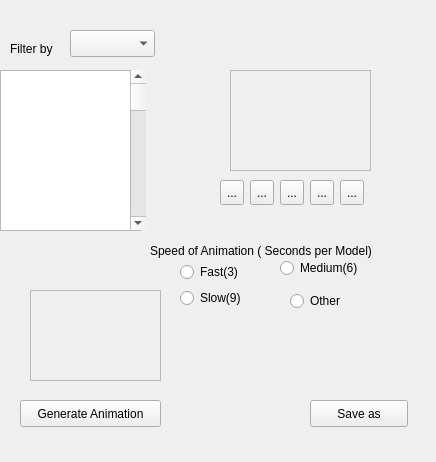
<?xml version="1.0" encoding="UTF-8"?>
<ui version="4.0">
 <class>AnimatorWindow</class>
 <widget class="QDockWidget" name="AnimatorWindow">
  <property name="windowModality">
   <enum>Qt::NonModal</enum>
  </property>
  <property name="geometry">
   <rect>
    <x>0</x>
    <y>0</y>
    <width>436</width>
    <height>462</height>
   </rect>
  </property>
  <property name="accessibleName">
   <string>VSeT - Animator</string>
  </property>
  <property name="floating">
   <bool>true</bool>
  </property>
  <property name="allowedAreas">
   <set>Qt::NoDockWidgetArea</set>
  </property>
  <property name="windowTitle">
   <string>VSeT - Animator</string>
  </property>
  <widget class="QWidget" name="dockWidgetContents">
   <widget class="QComboBox" name="comboBox">
    <property name="geometry">
     <rect>
      <x>70</x>
      <y>30</y>
      <width>85</width>
      <height>27</height>
     </rect>
    </property>
   </widget>
   <widget class="QFrame" name="frame">
    <property name="geometry">
     <rect>
      <x>230</x>
      <y>70</y>
      <width>141</width>
      <height>101</height>
     </rect>
    </property>
    <property name="frameShape">
     <enum>QFrame::StyledPanel</enum>
    </property>
    <property name="frameShadow">
     <enum>QFrame::Raised</enum>
    </property>
   </widget>
   <widget class="QToolButton" name="toolButton">
    <property name="geometry">
     <rect>
      <x>340</x>
      <y>180</y>
      <width>24</width>
      <height>25</height>
     </rect>
    </property>
    <property name="text">
     <string>...</string>
    </property>
   </widget>
   <widget class="QToolButton" name="actionStop">
    <property name="geometry">
     <rect>
      <x>310</x>
      <y>180</y>
      <width>24</width>
      <height>25</height>
     </rect>
    </property>
    <property name="text">
     <string>...</string>
    </property>
    <property name="icon">
     <iconset>
      <normaloff>stop.png</normaloff>stop.png</iconset>
    </property>
   </widget>
   <widget class="QToolButton" name="actionFFW">
    <property name="geometry">
     <rect>
      <x>280</x>
      <y>180</y>
      <width>24</width>
      <height>25</height>
     </rect>
    </property>
    <property name="text">
     <string>...</string>
    </property>
    <property name="icon">
     <iconset>
      <normaloff>stepfw.png</normaloff>stepfw.png</iconset>
    </property>
   </widget>
   <widget class="QToolButton" name="actionPlay">
    <property name="geometry">
     <rect>
      <x>250</x>
      <y>180</y>
      <width>24</width>
      <height>25</height>
     </rect>
    </property>
    <property name="text">
     <string>...</string>
    </property>
    <property name="icon">
     <iconset>
      <normaloff>play.png</normaloff>play.png</iconset>
    </property>
   </widget>
   <widget class="QToolButton" name="actionRew">
    <property name="geometry">
     <rect>
      <x>220</x>
      <y>180</y>
      <width>24</width>
      <height>25</height>
     </rect>
    </property>
    <property name="text">
     <string>...</string>
    </property>
    <property name="icon">
     <iconset>
      <normaloff>stepbw.png</normaloff>stepbw.png</iconset>
    </property>
   </widget>
   <widget class="QLabel" name="label">
    <property name="geometry">
     <rect>
      <x>10</x>
      <y>40</y>
      <width>67</width>
      <height>17</height>
     </rect>
    </property>
    <property name="text">
     <string>Filter by</string>
    </property>
   </widget>
   <widget class="QPushButton" name="actionSave">
    <property name="geometry">
     <rect>
      <x>310</x>
      <y>400</y>
      <width>98</width>
      <height>27</height>
     </rect>
    </property>
    <property name="text">
     <string>Save as</string>
    </property>
   </widget>
   <widget class="QPushButton" name="actionAnimation">
    <property name="geometry">
     <rect>
      <x>20</x>
      <y>400</y>
      <width>141</width>
      <height>27</height>
     </rect>
    </property>
    <property name="text">
     <string>Generate Animation</string>
    </property>
   </widget>
   <widget class="QFrame" name="frame_2">
    <property name="geometry">
     <rect>
      <x>30</x>
      <y>290</y>
      <width>131</width>
      <height>91</height>
     </rect>
    </property>
    <property name="frameShape">
     <enum>QFrame::StyledPanel</enum>
    </property>
    <property name="frameShadow">
     <enum>QFrame::Raised</enum>
    </property>
   </widget>
   <widget class="QRadioButton" name="actionSpeedAnimation">
    <property name="geometry">
     <rect>
      <x>180</x>
      <y>262</y>
      <width>71</width>
      <height>20</height>
     </rect>
    </property>
    <property name="text">
     <string>Fast(3)</string>
    </property>
   </widget>
   <widget class="QRadioButton" name="actionSpeedAnimation_1">
    <property name="geometry">
     <rect>
      <x>280</x>
      <y>260</y>
      <width>101</width>
      <height>16</height>
     </rect>
    </property>
    <property name="text">
     <string>Medium(6)</string>
    </property>
   </widget>
   <widget class="QRadioButton" name="actionSpeedAnimation_2">
    <property name="geometry">
     <rect>
      <x>180</x>
      <y>290</y>
      <width>81</width>
      <height>16</height>
     </rect>
    </property>
    <property name="text">
     <string>Slow(9)</string>
    </property>
   </widget>
   <widget class="QRadioButton" name="actionSpeedAnimation_3">
    <property name="geometry">
     <rect>
      <x>290</x>
      <y>290</y>
      <width>71</width>
      <height>22</height>
     </rect>
    </property>
    <property name="text">
     <string>Other</string>
    </property>
   </widget>
   <widget class="QLabel" name="label_2">
    <property name="geometry">
     <rect>
      <x>150</x>
      <y>240</y>
      <width>281</width>
      <height>21</height>
     </rect>
    </property>
    <property name="text">
     <string>Speed of Animation ( Seconds per Model)</string>
    </property>
   </widget>
   <widget class="QListView" name="listView">
    <property name="geometry">
     <rect>
      <x>0</x>
      <y>70</y>
      <width>141</width>
      <height>161</height>
     </rect>
    </property>
   </widget>
   <widget class="QScrollBar" name="verticalScrollBar">
    <property name="geometry">
     <rect>
      <x>130</x>
      <y>70</y>
      <width>16</width>
      <height>160</height>
     </rect>
    </property>
    <property name="orientation">
     <enum>Qt::Vertical</enum>
    </property>
   </widget>
  </widget>
 </widget>
 <resources/>
 <connections/>
</ui>
